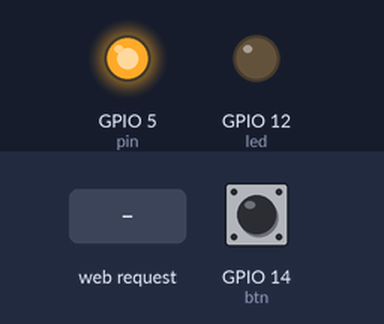
Bench run of a sketch on a simulated ESP8266 (NodeMCU). On the bench: output pins drawn as LEDs (lit = HIGH). The test bench sets the inputs (shaded band); at power-on: GPIO 14 (btn) LOW. WiFi joins after 1.5 s; servers stay silent unless stated; what the sketch prints to the serial monitor is not drawn.

Above: at 2.7 s.
2.8 s: HTTP request GET / received
At 3.2 s:
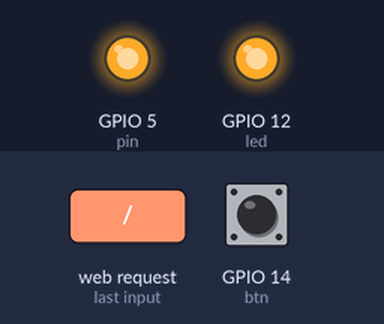
4.9 s: HTTP request GET /report/ received
Timing chart, 0 to 7.9 s (numbered marks = the images above; inputs shaded):
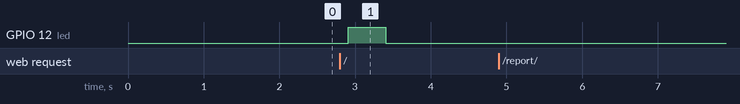

Measured:
- after the input at 2.8 s, GPIO 12 (led): LOW → HIGH after 0.11 s, → LOW 0.50 s later
- after the input at 4.9 s, every drawn part: stays the same

The sketch:

sketch_obj.ino
```cpp
#include <ESP8266WiFi.h>
#include <WiFiClient.h>
#include <ESP8266WebServer.h>
#include <ESP8266mDNS.h>
#include <WiFiUdp.h>
#include <ArduinoOTA.h>
const char* ssid  = "M 2.4G ";
const char* password  = "helloWorld11";
const char* ssid_ap   = "Wambo_ap";
const char* password_ap = "244466666";
const int pin = 5 ;
const int btn = 14;
const int led =12;
 IPAddress staticIP(192, 168, 0, 184);
 IPAddress gateway(192, 168, 0, 101);
 IPAddress subnet(255, 255, 0, 0);
ESP8266WebServer server(80);

const char* prog1 PROGMEM={"<html> <head> <META HTTP-EQUIV=\"Refresh\" CONTENT=5> <style> body{margin:0px;background-color:rgba(0,140,255,0.4);} #fp{border-radius:20px;background-color:rgba(255,255,200,0.45);box-shadow: 0px 1px 10px silver;height:"};
int progPerc=10;
const char* prog2 PROGMEM={"%;width:100%} </style> </head> <body> <div id=\"fp\" title=\"From countdown\"> </div> </body> </html>"};
const char* index1 PROGMEM={"<html> <head> <link rel=\"preconnect\" href=\"https://fonts.googleapis.com\"> <link rel=\"preconnect\" href=\"https://fonts.gstatic.com\" crossorigin> <link href=\"https://fonts.googleapis.com/css2?family=Roboto+Slab:wght@700&family=Rubik:wght@300&family=Ubuntu:wght@500&display=swap\" rel=\"stylesheet\"> <title>wambo</title> <meta name=\"viewport\" content=\"width=device-width, initial-scale=1\"> <style> #titlle {float:right;margin:0px 10px;background-color:rgba(255,185,25,80%);border-radius:15px;padding:7px;} #titlle li{display:inline-block; padding:0px 5px;padding-top:4px;} #msg_i{height:20px;width:37px} #logo{height:55px;width:55px;} #updi{height:28px;width:30px ;float:right;background-color:rgb(240,240,255);border:2px dotted gray;border-radius:5px;} #subt{background-color:rgba(68,255,200,35%);margin-top:0px;margin-bottom:0px;padding:15px} #subt li{display:inline-block; padding:8px;background-color:rgba(25,255,255,95%);border-radius:15px;border:3px solid rgba(255,160,30,35%) ; font-size:17px;} #container table{display:inline-block;border-radius:6px; background-color:rgba(155,130,240,30%);padding:10px;align:center;margin:0px 20px; box-shadow: 3px 3px 5px lightblue;} #container table td {border-width:3px;border-color:rgba(195,175,220,80%);border-radius:6px;background-color:white;} #container2{background-color:rgba(150,255,235,35%);margin:0px;box-shadow:0 4px 8px 0 rgba(0, 0, 0, 0.2), 0 6px 20px 0 rgba(0, 0, 0, 0.19);} #input{border-color:rgba(21,152,252,80%);border-radius:3px;padding:5px; margin:15px auto; margin-top:0px;background-color:rgba(255,235,150,55%); } #input td{border-width:2px;border-color:rgba(203,152,255,80%);border-radius:3px;padding:3px;background-color:rgba(213,243,162,70%);} #till,#from{background-color:rgba(78,255,250,30%);color:rgba(130,55,255,80%);text-align:center;font-size:20px} #send{background-color:rgba(187,250,78,60%); border-radius:2px; border-color:rgba(176,230,198); color:rgb(90,30,90);} #container iframe{display:inline-block; border-radius:10px; box-shadow: 3px 3px 5px lightblue;} #time{width:235px;color:gray;background-color:aqua;border:2px dotted;border-radius:5px;float:right;padding:0px;margin-right:10%;px;} .fromp{display:inline-block;border:1px dotted black;border-radius:20px;background-color:rgba(0,140,255,0.4);box-shadow: 2px 3px 10px lightblue;float:right} #fp{border-radius:20px;background-color:rgba(255,255,200,0.45);box-shadow: 0px 1px 10px silver; float:right} #p1{position:relative;top:-120px;margin:0px 20px 0px 0px;} #p2{margin:0px;} #prev,#next{margin:0px 15px;} body{ margin:0px; background-color:rgba(255,185,185,10%); font-family:arial;} .hdder{ background-color:rgba(25,255,255,65%); padding:15px; margin:0; box-shadow:0 4px 8px 0 rgba(0, 0, 0, 0.2), 0 6px 20px 0 rgba(0, 0, 0, 0.19); } .hdderWrapper{ font-family: 'Roboto Slab', arial,serif; color:rgba(80,120,120); font-size:35px; text-align:center; } .shadowLight{ box-shadow:0 4px 5px 0 rgba(100, 100, 100, 0.2), 0 6px 20px 0 rgba(0, 0, 0, 0.19); } .genericText{ font-size:20px; font-family:'Rubik',sans-serif; display:inline-block; } </style> </head> <body id=\"bdy\"> <div class=\"hdder\"> <h2 class=\"hdderWrapper\">WamBo</h2> <ul id=\"titlle\" class=\"shadowLight\"> <li id=\"mp\"><a href=\"/sm/\"style=\"width:37px;height:20px;position:relative;top:-20px\">SiteMap</a></li> <li><a href='/abt/'><image src=\"https://raw.githubusercontent.com/manishxzaviour/wambo/v1.3/LOGO.png\" id=\"logo\" title=\"logo\"></li> </ul> </div> <div id=\"wrapper\"> <ul id=\"subt\"> <li class=\"shadowLight\"><a href=\"/raw/\">RAW</a></li> <li class=\"shadowLight\"><a id=\"msg\" href=\"/msg/\"><image src =\"https://raw.githubusercontent.com/manishxzaviour/wambo/v1.3/MSGG.png\" id=\"msg_i\" title=\"stored memo\"></a></li> </ul> </div> <div id=\"container2\"> <form name=\"f1\" action=\"/wambo\"onsubmit=\"return check()\" method=\"post\"> <table id=\"input\" border=\"3px\" class=\"shadowLight\"> <tr> <th> <label>From:&nbsp;</label><input list=\"selF\" type=\"text\" maxlength=\"3\"name=\"from*\" id=\"from\" style=\"width:50%;\" placeholder=\"0.0\" value=\"0.0\"> <datalist id=\"selF\" > <option value=0.0></option> <option value=0.3></option> <option value=1.0></option> <option value=1.3></option> <option value=2.0></option> <option value=2.3></option> <option value=3.0></option> <option value=4.0></option> <option value=6.0></option> <option value=7.0></option> <option value=8.0></option> <option value=10.0></option> </datalist> </th></tr> <tr><td>&nbsp;</td><td><input type=\"submit\" value=\"&nbsp;&nbsp;&nbsp;>>&nbsp;&nbsp;&nbsp;\" id=\"send\"></td></tr> <tr><th><label>&nbsp;For:&nbsp;&nbsp;&nbsp;</label><input list=\"selF\" type=\"text\"name=\"for*\" id=\"till\" placeholder=\"8.0\" maxlength=\"3\" style=\"width:50%;\" value=\"8.0\"></th></tr> </table> <div id=\"container\" align=\"center\"> <table border=\"2px\" border-color=\"silver\"style=\"border-style: dotted\" class=\"genericText\"> <tr><td></td><td id=\"day\" style=\"text-align:center\">Schedule</td></tr> <tr><td>4_6</td><td class=\"sced\"><p id=\"a\"></p></td></tr> <tr><td>6_8</td><td class=\"sced\"><p id=\"b\" ></p></td></tr> <tr><td>8_10</td><td class=\"sced\"><p id=\"c\"></p></td></tr> <tr><td>10_12</td><td class=\"sced\"><p id=\"d\"></p></td></tr> <tr><td>12_14</td><td class=\"sced\"><p id=\"e\"></p></td></tr> <tr><td>14_16</td><td class=\"sced\"><p id=\"f\"></p></td></tr> <tr><td>16_18</td><td class=\"sced\"><p id=\"g\"></p></td></tr> <tr><td>18_20</td><td class=\"sced\"><p id=\"h\"></p></td></tr> <tr><td>20_22</td><td class=\"sced\"><p id=\"i\"></p></td></tr> <tr><td>22_24</td><td class=\"sced\"><p id=\"j\"></p></td></tr> <tr><td>24_2</td><td class=\"sced\"><p id=\"k\"></p></tr> </table> <iframe src=\"/report/\" title=\"report\" height=\"300px\" width=\"400px\" style=\"border:2px dotted rgba(240,130,235); \" id=\"rep\"></iframe> <iframe src=\"/fromp/\" class=\"fromP\" id=\"p1\"style=\"width:24px;height:400px;\"></iframe> </div> <input id=\"time\" type=\"text\" name=\"t*\" class=\"shadowLight genericText\"> <a href=\"/upd/\"><image src=\"https://raw.githubusercontent.com/manishxzaviour/wambo/v1.3/UPD.png\" id=\"updi\" title=\"UPDATE\" class=\"shadowLight\"></a> </form> </div><script language=\"javascript\"> var dateTime= new Date(); document.getElementById(\"time\").value=dateTime; function refT() { var ref=String(new Date()); document.getElementById(\"time\").value=ref.substring(0,24); } setInterval(refT,1000); var sendB=document.getElementById(\"send\"); function sendC(){ document.getElementById(\"input\").style=\"background-color:#00ff00\"; } var frm=document.getElementById(\"from\"); var till=document.getElementById(\"till\"); function check(){ let x = document.forms[\"f1\"][\"from*\"].value; let y = document.forms[\"f1\"][\"till*\"].value; sendC(); if (isNaN(parseFloat(x))||isNan(parseFloat(y))) { alert(\"input should be a number\"); return false; } } frm.onfocus=function(){ frm.value=''; } till.onfocus=function(){ till.value=''; };var scedule=[\"*******\",\"*******\",\"*******\",\"*******\",\"*******\",\"*******\",\"*******\",\"*******\",\"*******\",\"*******\",\"*******\"]; function Scedule(){ var slot=['a','b','c','d','e','f','g','h','i','j','k']; for(let i=0;i<11;i++){ var x=document.getElementById(slot[i]); x.textContent=scedule[i]; } } window.onload=Scedule; </script> </body> </html>"};
//const char* rep PROGMEM={"<!DOCTYPE html> <html> <head> <script type=\"text/javascript\" src=\"https://www.gstatic.com/charts/loader.js\"></script> <link rel=\"preconnect\" href=\"https://fonts.googleapis.com\"> <link rel=\"preconnect\" href=\"https://fonts.gstatic.com\" crossorigin> <link href=\"https://fonts.googleapis.com/css2?family=Roboto+Slab:wght@700&display=swap\" rel=\"stylesheet\"> <script src=\"https://ajax.googleapis.com/ajax/libs/jquery/3.5.1/jquery.min.js\"></script> <style> html{scroll-behavior:smooth} body{background-color:rgba(255,250,250);overflow:hidden} #tDist{box-shadow:0 4px 5px 0 rgba(100, 100, 100, 0.2), 0 6px 20px 0 rgba(0, 0, 0, 0.19);} #info{color:rgba(125,100,135,0.7);font-size:20px;text-align:center;font-family: 'Roboto Slab', serif;} #container{display:flex;overflow-x:auto;overflow-y:hidden;box-shadow:0 4px 5px 0 rgba(100, 100, 100, 0.1), 0 6px 20px 0 rgba(0, 0, 0, 0.1);} .item{border-right:2px dotted grey;height:200px} ::-webkit-scrollbar {width: 10px;} ::-webkit-scrollbar-track { background: #f1f1f1; border-radius:5px;} ::-webkit-scrollbar-thumb {background: #888; border-radius:5px;} ::-webkit-scrollbar-thumb:hover {background: #555; } </style> <title>Report</title> </head> <body> <section id=\"container\"> <div id=\"d1\" class=\"item\"></div> <div id=\"d2\" class=\"item\"></div> <div id=\"d3\" class=\"item\"></div> <div id=\"d4\" class=\"item\"></div> <div id=\"d5\" class=\"item\"></div> </div> </section> <p id=\"info\"> REPORT </p> <p id=\"status\"></p> </div> <script> google.charts.load('current',{packages:['corechart']}); google.charts.load('current', {'packages':['table']}); google.charts.setOnLoadCallback(drawPie); google.charts.setOnLoadCallback(drawLine); google.charts.setOnLoadCallback(drawScatter); google.charts.setOnLoadCallback(drawBar); function drawPie(){ var onT=16; var offT=8; var pieD = google.visualization.arrayToDataTable([ ['distribution','duration'], ['onTime', onT], ['offTime',offT], ]); var pieOpt= { title:'Distribution', is3D:true }; var pie = new google.visualization.PieChart(document.getElementById('d1')); pie.draw(pieD, pieOpt); } var EleD=[ ['wh', 'period'], [50,7],[60,8],[70,8],[80,9],[90,9],[100,9], [110,10],[120,11],[130,14],[140,14],[150,15]]; var UsageD=[['Activation-Time', 'Day'], [50,7],[60,8],[70,8],[80,9],[90,9],[100,9], [110,10],[120,11],[130,14],[140,14],[150,15]]; var SavingsD=[['Month', 'Savings in wH','Temperature(Avg)'], ['Italy', 55,24], ['France', 49,22], ['Spain', 44,20.9], ['USA', 24,19], ['Argentina', 15,18] ]; function drawLine(){ var lineD = google.visualization.arrayToDataTable(EleD); var lineOpt = { title: 'Electricity saved vs offTime', hAxis: {title: 'Period-Day'}, vAxis: {title: 'Electricity-wH'}, legend: 'none' }; var line = new google.visualization.LineChart(document.getElementById('d2')); line.draw(lineD, lineOpt); } function drawScatter(){ var pointD = google.visualization.arrayToDataTable(UsageD); var pointOpt = { title: 'Activation-Time vs Day', hAxis: {title: 'Period-Day'}, vAxis: {title: 'Time-24H'}, legend: 'none' }; var point = new google.visualization.ScatterChart(document.getElementById('d3')); point.draw(pointD, pointOpt); } function drawBar(){ var barD = google.visualization.arrayToDataTable(SavingsD); var barOpt = { title: 'Savings' }; var bar = new google.visualization.BarChart(document.getElementById('d4')); bar.draw(barD, barOpt); } function drawTable() { var tableD = new google.visualization.DataTable(); tableD.addColumn ('string', 'YYYY-MM-DD'); tableD.addColumn('string', 'Temperature'); tableD.addRows([[\"Date\",\"Celcius\"]]); tableD.addRows(wetherDF); var table = new google.visualization.Table(document.getElementById('d5')); tableD.allowHtml=true tableD.setProperty(3,1,\"one\",{style: 'font-style:bold; font-size:20px;'}); table.draw(tableD, {showRowNumber: true, width: '100%', height: '100%'}); send(); } let wetherPune=\"https://api.tomorrow.io/v4/timelines?location=18.5204303,73.8567437&fields=temperature&units=metric&timesteps=1d&apikey=4eN1LmVG8PWXsdiUiAqVGqDZmV94LQbY\" let wetherD=\"\"; let wetherDF=[]; format(); $(document).ready(function(){ try{$.get(wetherPune, function(data, status){ wetherD=JSON.stringify(data); console.log(\"Data: \" + wetherD + \"&#92;nStatus: \" + status); format() ; send(); });} catch(err){ console.log(err.message); } }); function send(){ var xhttp = new XMLHttpRequest(); xhttp.onreadystatechange = function() { if (this.readyState == 4 && this.status == 200) { console.log(this.responseText); } }; xhttp.open(\"POST\", \"&#92;report&#92;temp\", true); xhttp.send(wetherDF); xhttp.send(wetherDF); } function format(){ let format=wetherD.substring(0,119); wetherD=wetherD.substring(119,wetherD.length-4) for(let i=0;i<=wetherD.length;i++){ if(wetherD[i]=='{'){ let a=wetherD.slice(wetherD[i],wetherD.indexOf(\"}}\")+2); wetherDF.push(a); i=wetherD.indexOf(\"}}\")+2; wetherD=wetherD.slice(wetherD.indexOf(\"}}\")+2,wetherD.length); } } console.log(wetherDF); let tempDF=[]; for(let i=0;i<=wetherDF.length;i++){ let a=[]; let b=String(wetherDF[i]); a.push(b.slice(b.indexOf("};
//const char* rep2 PROGMEM={"\"\\\"startTime\\\":\\\"\")+13,b.indexOf(\"\\\",\\\"\")-10));a.push(b.slice(b.indexOf(\"\\\"temperature\\\":\")+14,b.indexOf(\"}}\"))); "};
//const char* rep3 PROGMEM={"tempDF.push(a); } tempDF.pop(\"['', '{v:}']\") console.log(tempDF); wetherDF=tempDF; google.charts.setOnLoadCallback(drawTable); } </script> </body> </html>"};
const char* rep1 PROGMEM={"<!DOCTYPE html> <html> <head> <script type=\"text/javascript\" src=\"https://www.gstatic.com/charts/loader.js\"></script> <link rel=\"preconnect\" href=\"https://fonts.googleapis.com\"> <link rel=\"preconnect\" href=\"https://fonts.gstatic.com\" crossorigin> <link href=\"https://fonts.googleapis.com/css2?family=Roboto+Slab:wght@700&display=swap\" rel=\"stylesheet\"> <script src=\"https://ajax.googleapis.com/ajax/libs/jquery/3.5.1/jquery.min.js\"></script> <style> html{scroll-behavior:smooth} body{background-color:rgba(255,250,250);overflow:hidden} #tDist{box-shadow:0 4px 5px 0 rgba(100, 100, 100, 0.2), 0 6px 20px 0 rgba(0, 0, 0, 0.19);} #info{color:rgba(125,100,135,0.7);font-size:20px;text-align:center;font-family: 'Roboto Slab', serif;} #container{display:flex;overflow-x:auto;overflow-y:hidden;box-shadow:0 4px 5px 0 rgba(100, 100, 100, 0.1), 0 6px 20px 0 rgba(0, 0, 0, 0.1);} .item{border-right:2px dotted grey;height:200px} ::-webkit-scrollbar {width: 10px;} ::-webkit-scrollbar-track { background: #f1f1f1; border-radius:5px;} ::-webkit-scrollbar-thumb {background: #888; border-radius:5px;} ::-webkit-scrollbar-thumb:hover {background: #555; } </style> <title>Report</title> </head> <body> <section id=\"container\"> <div id=\"d1\" class=\"item\"></div> <div id=\"d2\" class=\"item\"></div> <div id=\"d3\" class=\"item\"></div> <div id=\"d4\" class=\"item\"></div> </div> </section> <p id=\"info\"> REPORT </p> <p id=\"status\"></p> </div> <script> google.charts.load('current',{packages:['corechart']}); google.charts.setOnLoadCallback(drawPie); google.charts.setOnLoadCallback(drawLine); google.charts.setOnLoadCallback(drawScatter); google.charts.setOnLoadCallback(drawBar); function drawPie(){ var onT=16; var offT=8; var pieD = google.visualization.arrayToDataTable([ ['distribution','duration'], ['onTime', onT], ['offTime',offT], ]); var pieOpt= { title:'Distribution', is3D:true }; var pie = new google.visualization.PieChart(document.getElementById('d1')); pie.draw(pieD, pieOpt); } var EleD=[ ['wh', 'period'], [50,7],[60,8],[70,8],[80,9],[90,9],[100,9], [110,10],[120,11],[130,14],[140,14],[150,15]]; var UsageD=[['Activation-Time', 'Day'], [50,7],[60,8],[70,8],[80,9],[90,9],[100,9], [110,10],[120,11],[130,14],[140,14],[150,15]]; var SavingsD=[['Month', 'Savings in wH','Temperature(Avg)'], ['Italy', 55,24], ['France', 49,22], ['Spain', 44,20.9], ['USA', 24,19], ['Argentina', 15,18] ]; function drawLine(){ var lineD = google.visualization.arrayToDataTable(EleD); var lineOpt = { title: 'Electricity saved vs offTime', hAxis: {title: 'Period-Day'}, vAxis: {title: 'Electricity-wH'}, legend: 'none' }; var line = new google.visualization.LineChart(document.getElementById('d2')); line.draw(lineD, lineOpt); } function drawScatter(){ var pointD = google.visualization.arrayToDataTable(UsageD); var pointOpt = { title: 'Activation-Time vs Day', hAxis: {title: 'Period-Day'}, vAxis: {title: 'Time-24H'}, legend: 'none' }; var point = new google.visualization.ScatterChart(document.getElementById('d3')); point.draw(pointD, pointOpt); } function drawBar(){ var barD = google.visualization.arrayToDataTable(SavingsD); var barOpt = { title: 'Savings' }; var bar = new google.visualization.BarChart(document.getElementById('d4')); bar.draw(barD, barOpt); } </script> </body> </html>"};
void Blink(){
  digitalWrite(led,   HIGH);
  delay(500);
  digitalWrite(led, LOW);
  delay(500);
}
void Ota(){
  ArduinoOTA.onStart([]() {
    Serial.println("Update Start");
    Blink();
  });
ArduinoOTA.onEnd([]() {
    Serial.println("Update \nEnd");
  });
 ArduinoOTA.onProgress([](unsigned int progress, unsigned int total) {
    Serial.printf("Progress: %u%%\r", (progress / (total / 100)));
  });
  ArduinoOTA.onError([](ota_error_t error) {
    Serial.printf("Error[%u]: ", error);
    if (error == OTA_AUTH_ERROR) Serial.println("Auth Failed");
    else if (error == OTA_BEGIN_ERROR) Serial.println("Begin Failed");
    else if (error == OTA_CONNECT_ERROR) Serial.println("Connect Failed");
    else if (error == OTA_RECEIVE_ERROR) Serial.println("Receive Failed");
    else if (error == OTA_END_ERROR) Serial.println("End Failed");
  });
  ArduinoOTA.begin();
}
void wifi(){
  WiFi.begin(ssid, password);
  WiFi.setAutoReconnect(true);
  WiFi.config(staticIP, gateway, subnet);
  while (WiFi.status() != WL_CONNECTED) {
    delay(500);
    Serial.print(".");
  }
  // Print local IP address and start web server
  Serial.println("");
  Serial.println("WiFi connected.");
  Serial.println("IP address: ");
  Serial.println(WiFi.localIP());
  }
void ap(){
  Blink();
  Blink();
  Blink();
  WiFi.mode(WIFI_AP);
  WiFi.softAP(ssid_ap, password_ap);
  WiFi.softAPConfig(staticIP, gateway, subnet);
  }
void Index(){
  Blink();
  server.send(200,"text/html",index1);
  //server.send(200,"text/html",);
  Serial.println("Served Index");
}
void Report(){//check rem
  server.send(200,"text/html",rep1);//String(rep)+String(rep2)+String(rep3));
  Serial.println("Served report");
}
void Fromp(){
  server.send(200,"text/html",prog1+String(progPerc)+prog2);
  //server.send(200,"text/html",);
  //server.send(200,"text/html",prog2);
}
void handleNotFound(){
  server.send(404, "text/plain", "404");
    Serial.println(404);
}
void Serv(){
  server.begin();
  server.on("/", Index);//
   server.on("/report/", Report);//
   server.on("/fromp/", Fromp);//
  server.onNotFound(handleNotFound);//
}
void setup() {
  // put your setup code here, to run once:
 pinMode(pin, OUTPUT);
  pinMode(led, OUTPUT);
  digitalWrite(pin, HIGH);
  pinMode(btn, INPUT);
  Serial.begin(74880);
  //wifii();
   Serial.print("Connecting to ");
  Serial.println(ssid);
  WiFi.begin(ssid, password);
  WiFi.setAutoReconnect(true);
  if(digitalRead(btn)==HIGH){
    ap();
    }
  else{wifi();} // manage sram plz
  Serv();
  Ota();
}

void loop() {
  // put your main code here, to run repeatedly:
server.handleClient();
     ArduinoOTA.handle();
     digitalWrite(pin, HIGH);
     delay(200);
}
```
